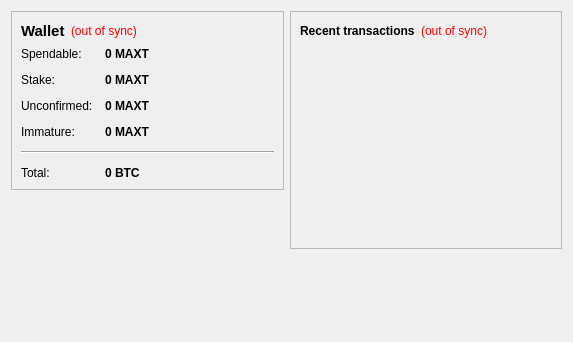
<?xml version="1.0" encoding="UTF-8"?>
<ui version="4.0">
 <class>OverviewPage</class>
 <widget class="QWidget" name="OverviewPage">
  <property name="geometry">
   <rect>
    <x>0</x>
    <y>0</y>
    <width>573</width>
    <height>342</height>
   </rect>
  </property>
  <property name="windowTitle">
   <string>Form</string>
  </property>
  <layout class="QHBoxLayout" name="horizontalLayout" stretch="1,1">
   <item>
    <layout class="QVBoxLayout" name="verticalLayout_2">
     <item>
      <widget class="QFrame" name="frame">
       <property name="frameShape">
        <enum>QFrame::StyledPanel</enum>
       </property>
       <property name="frameShadow">
        <enum>QFrame::Raised</enum>
       </property>
       <layout class="QVBoxLayout" name="verticalLayout_4">
        <item>
         <layout class="QHBoxLayout" name="horizontalLayout_4">
          <item>
           <widget class="QLabel" name="label_5">
            <property name="font">
             <font>
              <pointsize>11</pointsize>
              <weight>75</weight>
              <bold>true</bold>
             </font>
            </property>
            <property name="text">
             <string>Wallet</string>
            </property>
           </widget>
          </item>
          <item>
           <widget class="QLabel" name="labelWalletStatus">
            <property name="toolTip">
             <string>The displayed information may be out of date. Your wallet automatically synchronizes with the Maxtime network after a connection is established, but this process has not completed yet.</string>
            </property>
            <property name="styleSheet">
             <string notr="true">QLabel { color: red; }</string>
            </property>
            <property name="text">
             <string notr="true">(out of sync)</string>
            </property>
            <property name="alignment">
             <set>Qt::AlignLeading|Qt::AlignLeft|Qt::AlignVCenter</set>
            </property>
           </widget>
          </item>
          <item>
           <spacer name="horizontalSpacer_2">
            <property name="orientation">
             <enum>Qt::Horizontal</enum>
            </property>
            <property name="sizeHint" stdset="0">
             <size>
              <width>40</width>
              <height>20</height>
             </size>
            </property>
           </spacer>
          </item>
         </layout>
        </item>
        <item>
         <layout class="QFormLayout" name="formLayout_2">
          <property name="fieldGrowthPolicy">
           <enum>QFormLayout::AllNonFixedFieldsGrow</enum>
          </property>
          <property name="horizontalSpacing">
           <number>12</number>
          </property>
          <property name="verticalSpacing">
           <number>12</number>
          </property>
          <item row="0" column="0">
           <widget class="QLabel" name="label">
            <property name="text">
             <string>Spendable:</string>
            </property>
           </widget>
          </item>
          <item row="0" column="1">
           <widget class="QLabel" name="labelBalance">
            <property name="font">
             <font>
              <weight>75</weight>
              <bold>true</bold>
             </font>
            </property>
            <property name="cursor">
             <cursorShape>IBeamCursor</cursorShape>
            </property>
            <property name="toolTip">
             <string>Your current spendable balance</string>
            </property>
            <property name="text">
             <string notr="true">0 MAXT</string>
            </property>
            <property name="textInteractionFlags">
             <set>Qt::LinksAccessibleByMouse|Qt::TextSelectableByKeyboard|Qt::TextSelectableByMouse</set>
            </property>
           </widget>
          </item>
          <item row="1" column="0">
           <widget class="QLabel" name="label_6">
            <property name="text">
             <string>Stake:</string>
            </property>
           </widget>
          </item>
          <item row="1" column="1">
           <widget class="QLabel" name="labelStake">
            <property name="font">
             <font>
              <weight>75</weight>
              <bold>true</bold>
             </font>
            </property>
            <property name="cursor">
             <cursorShape>IBeamCursor</cursorShape>
            </property>
            <property name="toolTip">
             <string>Total of coins that was staked, and do not yet count toward the current balance</string>
            </property>
            <property name="text">
             <string notr="true">0 MAXT</string>
            </property>
            <property name="textInteractionFlags">
             <set>Qt::LinksAccessibleByMouse|Qt::TextSelectableByKeyboard|Qt::TextSelectableByMouse</set>
            </property>
           </widget>
          </item>
          <item row="2" column="0">
           <widget class="QLabel" name="label_3">
            <property name="text">
             <string>Unconfirmed:</string>
            </property>
           </widget>
          </item>
          <item row="2" column="1">
           <widget class="QLabel" name="labelUnconfirmed">
            <property name="font">
             <font>
              <weight>75</weight>
              <bold>true</bold>
             </font>
            </property>
            <property name="cursor">
             <cursorShape>IBeamCursor</cursorShape>
            </property>
            <property name="toolTip">
             <string>Total of transactions that have yet to be confirmed, and do not yet count toward the current balance</string>
            </property>
            <property name="text">
             <string notr="true">0 MAXT</string>
            </property>
            <property name="textInteractionFlags">
             <set>Qt::LinksAccessibleByMouse|Qt::TextSelectableByKeyboard|Qt::TextSelectableByMouse</set>
            </property>
           </widget>
          </item>
          <item row="3" column="0">
           <widget class="QLabel" name="labelImmatureText">
            <property name="text">
             <string>Immature:</string>
            </property>
           </widget>
          </item>
          <item row="3" column="1">
           <widget class="QLabel" name="labelImmature">
            <property name="font">
             <font>
              <weight>75</weight>
              <bold>true</bold>
             </font>
            </property>
            <property name="toolTip">
             <string>Mined balance that has not yet matured</string>
            </property>
            <property name="text">
             <string notr="true">0 MAXT</string>
            </property>
            <property name="textInteractionFlags">
             <set>Qt::LinksAccessibleByMouse|Qt::TextSelectableByKeyboard|Qt::TextSelectableByMouse</set>
            </property>
           </widget>
          </item>
          <item row="4" column="0" colspan="2">
           <widget class="Line" name="line">
            <property name="orientation">
             <enum>Qt::Horizontal</enum>
            </property>
           </widget>
          </item>
          <item row="5" column="0">
           <widget class="QLabel" name="labelTotalText">
            <property name="text">
             <string>Total:</string>
            </property>
           </widget>
          </item>
          <item row="5" column="1">
           <widget class="QLabel" name="labelTotal">
            <property name="font">
             <font>
              <weight>75</weight>
              <bold>true</bold>
             </font>
            </property>
            <property name="cursor">
             <cursorShape>IBeamCursor</cursorShape>
            </property>
            <property name="toolTip">
             <string>Your current total balance</string>
            </property>
            <property name="text">
             <string notr="true">0 BTC</string>
            </property>
            <property name="textInteractionFlags">
             <set>Qt::LinksAccessibleByMouse|Qt::TextSelectableByKeyboard|Qt::TextSelectableByMouse</set>
            </property>
           </widget>
          </item>
         </layout>
        </item>
       </layout>
      </widget>
     </item>
     <item>
      <spacer name="verticalSpacer">
       <property name="orientation">
        <enum>Qt::Vertical</enum>
       </property>
       <property name="sizeHint" stdset="0">
        <size>
         <width>20</width>
         <height>40</height>
        </size>
       </property>
      </spacer>
     </item>
    </layout>
   </item>
   <item>
    <layout class="QVBoxLayout" name="verticalLayout_3">
     <item>
      <widget class="QFrame" name="frame_2">
       <property name="frameShape">
        <enum>QFrame::StyledPanel</enum>
       </property>
       <property name="frameShadow">
        <enum>QFrame::Raised</enum>
       </property>
       <layout class="QVBoxLayout" name="verticalLayout">
        <item>
         <layout class="QHBoxLayout" name="horizontalLayout_2">
          <item>
           <widget class="QLabel" name="label_4">
            <property name="text">
             <string>&lt;b&gt;Recent transactions&lt;/b&gt;</string>
            </property>
           </widget>
          </item>
          <item>
           <widget class="QLabel" name="labelTransactionsStatus">
            <property name="toolTip">
             <string>The displayed information may be out of date. Your wallet automatically synchronizes with the Maxtime network after a connection is established, but this process has not completed yet.</string>
            </property>
            <property name="styleSheet">
             <string notr="true">QLabel { color: red; }</string>
            </property>
            <property name="text">
             <string notr="true">(out of sync)</string>
            </property>
            <property name="alignment">
             <set>Qt::AlignRight|Qt::AlignTrailing|Qt::AlignVCenter</set>
            </property>
           </widget>
          </item>
          <item>
           <spacer name="horizontalSpacer">
            <property name="orientation">
             <enum>Qt::Horizontal</enum>
            </property>
            <property name="sizeHint" stdset="0">
             <size>
              <width>40</width>
              <height>20</height>
             </size>
            </property>
           </spacer>
          </item>
         </layout>
        </item>
        <item>
         <widget class="QListView" name="listTransactions">
          <property name="styleSheet">
           <string notr="true">QListView { background: transparent; }</string>
          </property>
          <property name="frameShape">
           <enum>QFrame::NoFrame</enum>
          </property>
          <property name="verticalScrollBarPolicy">
           <enum>Qt::ScrollBarAlwaysOff</enum>
          </property>
          <property name="horizontalScrollBarPolicy">
           <enum>Qt::ScrollBarAlwaysOff</enum>
          </property>
          <property name="selectionMode">
           <enum>QAbstractItemView::NoSelection</enum>
          </property>
         </widget>
        </item>
       </layout>
      </widget>
     </item>
     <item>
      <spacer name="verticalSpacer_2">
       <property name="orientation">
        <enum>Qt::Vertical</enum>
       </property>
       <property name="sizeHint" stdset="0">
        <size>
         <width>20</width>
         <height>40</height>
        </size>
       </property>
      </spacer>
     </item>
    </layout>
   </item>
  </layout>
 </widget>
 <resources/>
 <connections/>
</ui>
